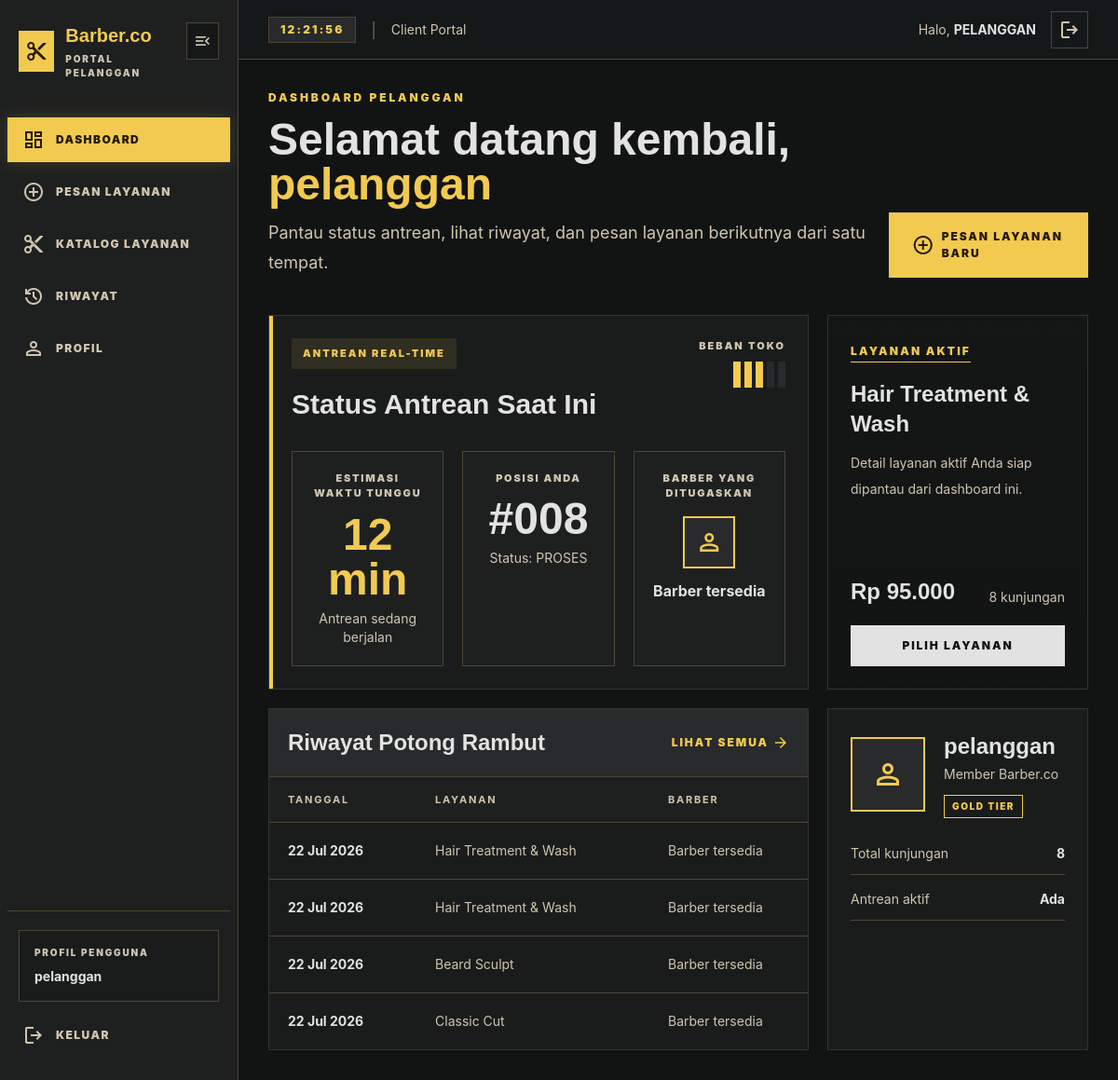
/pelanggan/dashboard.php (signed in), run on the app's committed database.
### tables this page shows
CREATE TABLE `antrian` (
  `id` int NOT NULL,
  `pelanggan_id` int NOT NULL,
  `barber_id` int DEFAULT NULL,
  `layanan_id` int NOT NULL,
  `no_antrian` int NOT NULL,
  `status_antrian` varchar(50) NOT NULL DEFAULT 'menunggu',
  `waktu_dibuat` datetime NOT NULL DEFAULT CURRENT_TIMESTAMP,
  `tanggal` date NOT NULL
);

CREATE TABLE `layanan` (
  `id` int NOT NULL,
  `nama_layanan` varchar(255) NOT NULL,
  `deskripsi` varchar(255) DEFAULT NULL,
  `harga` int NOT NULL,
  `durasi` int NOT NULL DEFAULT '30'
);

### pelanggan/_bootstrap.php (called while the page is built, shortened)
<?php
require_once '../config/database.php';
$user_id  = $_SESSION['id_user'] ?? $_SESSION['user_id'] ?? $_SESSION['id'] ?? null;
$username = $_SESSION['username'] ?? $_SESSION['nama'] ?? 'Pelanggan';
function getExistingCol($conn, $table, $candidates) {
    $res = @mysqli_query($conn, "SHOW COLUMNS FROM `$table`");
    $cols = [];
    while ($r = mysqli_fetch_assoc($res)) {
        $cols[] = strtolower($r['Field']);
    }
    foreach ($candidates as $cand) {
        if (in_array(strtolower($cand), $cols)) return $cand;
    }
    return null;
}
$pk_antrian    = getExistingCol($conn, 'antrian', ['id_antrian', 'id', 'antrian_id']);
$col_a_user    = getExistingCol($conn, 'antrian', ['id_pelanggan', 'id_user', 'user_id', 'pelanggan_id', 'id_customer', 'id_pemesan', 'id_klien', 'id_member', 'user']);
$col_a_barber  = getExistingCol($conn, 'antrian', ['id_barber', 'barber_id', 'id_kapster', 'id_pegawai', 'id_karyawan', 'id_staff']);
$col_a_layanan = getExistingCol($conn, 'antrian', ['id_layanan', 'layanan_id', 'id_service', 'service_id']);
$col_a_no      = getExistingCol($conn, 'antrian', ['no_antrian', 'nomor_antrian', 'queue_no', 'no_antri', 'nomor']);
$col_a_tgl     = getExistingCol($conn, 'antrian', ['tanggal', 'tgl', 'created_at', 'date', 'tgl_antrian']);
$col_a_status  = getExistingCol($conn, 'antrian', ['status', 'status_antrian', 'stts']);
$pk_users       = getExistingCol($conn, 'users', ['id_user', 'user_id', 'id']);
$col_u_name     = getExistingCol($conn, 'users', ['nama', 'username', 'nama_lengkap', 'name']);
$pk_layanan     = getExistingCol($conn, 'layanan', ['id_layanan', 'layanan_id', 'id']);
$col_l_nama     = getExistingCol($conn, 'layanan', ['nama_layanan', 'nama', 'layanan']);
$col_l_harga    = getExistingCol($conn, 'layanan', ['harga', 'price']);
$col_l_durasi   = getExistingCol($conn, 'layanan', ['durasi', 'duration', 'estimasi_durasi']);
$pk_barber      = getExistingCol($conn, 'barber', ['id_barber', 'barber_id', 'id']);
$col_b_nama     = getExistingCol($conn, 'barber', ['nama', 'nama_barber', 'name']);
if (!empty($col_a_user)) {
    $select_fields = ["a.*"];
    $joins = [];
    if (!empty($col_a_barber) && !empty($pk_users) && !empty($col_u_name)) {
        $select_fields[] = "u.`$col_u_name` as nama_barber";
        $joins[] = "LEFT JOIN users u ON a.`$col_a_barber` = u.`$pk_users`";
    }
    if (!empty($col_a_layanan) && !empty($pk_layanan) && !empty($col_l_nama)) {
        $select_fields[] = "l.`$col_l_nama` as nama_layanan";
        if (!empty($col_l_harga)) {
            $select_fields[] = "l.`$col_l_harga` as harga_layanan";
        }
        $joins[] = "LEFT JOIN layanan l ON a.`$col_a_layanan` = l.`$pk_layanan`";
    }
    $sql_active = "SELECT " . implode(", ", $select_fields) . " FROM antrian a " . implode(" ", $joins) . " WHERE a.`$col_a_user` = '$user_id' " . (!empty($col_a_status) ? "AND LOWER(a.`$col_a_status`) IN ('menunggu', 'proses', 'diproses', 'ready')" : "") . " " . (!empty($pk_antrian) ? "ORDER BY a.`$pk_antrian` DESC" : "") . " LIMIT 1";
    $res_active = @mysqli_query($conn, $sql_active);
    if ($res_active && mysqli_num_rows($res_active) > 0) {
        $active_queue = mysqli_fetch_assoc($res_active);
    }
}
$history_queues = [];
if (!empty($col_a_user)) {
    $select_fields = ["a.*"];
    $joins = [];
    if (!empty($col_a_barber) && !empty($pk_barber) && !empty($col_b_nama)) {
        $select_fields[] = "b.`$col_b_nama` as nama_barber";
        $joins[] = "LEFT JOIN barber b ON a.`$col_a_barber` = b.`$pk_barber`";
    }
    if (!empty($col_a_layanan) && !empty($pk_layanan) && !empty($col_l_nama)) {
        $select_fields[] = "l.`$col_l_nama` as nama_layanan";
        if (!empty($col_l_durasi)) {
            $select_fields[] = "l.`$col_l_durasi` as durasi_layanan";
        }
        $joins[] = "LEFT JOIN layanan l ON a.`$col_a_layanan` = l.`$pk_layanan`";
    }
    if (!empty($pk_antrian)) {
        $select_fields[] = "t.id AS transaksi_id, t.status_pembayaran";
        $joins[] = "LEFT JOIN transaksi t ON t.antrian_id = a.`$pk_antrian`";
    }
    $sql_history = "SELECT " . implode(", ", $select_fields) . " FROM antrian a " . implode(" ", $joins) . " WHERE a.`$col_a_user` = '$user_id' " . (!empty($pk_antrian) ? "ORDER BY a.`$pk_antrian` DESC" : "");
    $res_hist = @mysqli_query($conn, $sql_history);
    if ($res_hist) {
        while ($r = mysqli_fetch_assoc($res_hist)) {
            $history_queues[] = $r;
        }
    }
}

### pelanggan/dashboard.php (the view, shortened to what this page needs)
<?php
include '_bootstrap.php';
include '_chrome.php';
$queueNoValue = $active_queue && $col_a_no && isset($active_queue[$col_a_no]) ? $active_queue[$col_a_no] : null;
$queueNo = $queueNoValue !== null ? str_pad((string) $queueNoValue, 3, '0', STR_PAD_LEFT) : '---';
$queueStatus = $active_queue && $col_a_status && isset($active_queue[$col_a_status]) ? strtoupper((string) $active_queue[$col_a_status]) : 'BELUM ADA';
$serviceName = $active_queue['nama_layanan'] ?? 'Belum memilih layanan';
$barberName = $active_queue['nama_barber'] ?? 'Barber tersedia';
$priceLabel = isset($active_queue['harga_layanan']) ? 'Rp ' . number_format((int) $active_queue['harga_layanan'], 0, ',', '.') : 'Menunggu detail';
$waitEstimate = $active_queue ? '12 min' : '0 min';
$shopLoad = $active_queue ? 3 : 1;
$recentHistory = array_slice($history_queues, 0, 4);
?>
<!DOCTYPE html>
<html class="dark" lang="id">
<head>
</head>
<body class="min-h-screen">
    <main data-pelanggan-main class="min-h-screen transition-[margin] duration-200 md:ml-64">
        <div class="mx-auto w-full max-w-[1440px] space-y-10 p-5 pb-28 md:p-8">
            <section class="flex flex-col justify-between gap-6 md:flex-row md:items-end">
                <div>
                    <p class="text-[12px] font-black uppercase tracking-[0.24em] text-primary">Dashboard Pelanggan</p>
                    <h1 class="mt-3 font-display text-4xl font-black text-on-surface md:text-5xl">Selamat datang kembali, <span class="text-primary"><?= htmlspecialchars($username); ?></span></h1>
                    <p class="mt-3 text-lg leading-8 text-on-muted">Pantau status antrean, lihat riwayat, dan pesan layanan berikutnya dari satu tempat.</p>
                </div>
                <a href="ambil_antrian.php" class="inline-flex items-center justify-center gap-2 border border-primary bg-primary px-6 py-4 text-[12px] font-black uppercase tracking-[0.16em] text-on-primary transition hover:bg-transparent hover:text-primary">
                    <span class="material-symbols-outlined">add_circle</span>
                    Pesan Layanan Baru
                </a>
            </section>
            <section class="grid grid-cols-1 gap-5 lg:grid-cols-12">
                <article class="customer-card relative overflow-hidden p-6 lg:col-span-8">
                    <div class="absolute left-0 top-0 h-full w-1 bg-primary"></div>
                    <div class="flex flex-col justify-between gap-6 sm:flex-row sm:items-start">
                        <div>
                            <span class="inline-flex bg-primary/10 px-3 py-2 text-[11px] font-black uppercase tracking-[0.18em] text-primary">Antrean Real-Time</span>
                            <h2 class="mt-5 font-display text-3xl font-black text-on-surface">Status Antrean Saat Ini</h2>
                        </div>
                        <div class="sm:text-right">
                            <p class="text-[11px] font-black uppercase tracking-[0.18em] text-on-muted">Beban Toko</p>
                            <div class="mt-2 flex gap-1 sm:justify-end">
                                <?php for ($i = 1; $i <= 5; $i++): ?>
                                    <span class="h-7 w-2 <?= $i <= $shopLoad ? 'bg-primary' : 'bg-surface-high'; ?>"></span>
                                <?php endfor; ?>
                            </div>
                        </div>
                    </div>
                    <div class="mt-8 grid gap-5 md:grid-cols-3">
                        <div class="border border-outline bg-surface-panel p-5 text-center">
                            <p class="text-[11px] font-black uppercase tracking-[0.16em] text-on-muted">Estimasi Waktu Tunggu</p>
                            <div class="mt-3 font-display text-5xl font-black text-primary"><?= htmlspecialchars($waitEstimate); ?></div>
                            <p class="mt-2 text-sm text-on-muted"><?= $active_queue ? 'Antrean sedang berjalan' : 'Tidak ada antrean aktif'; ?></p>
                        </div>
                        <div class="border border-outline bg-surface-panel p-5 text-center">
                            <p class="text-[11px] font-black uppercase tracking-[0.16em] text-on-muted">Posisi Anda</p>
                            <div class="mt-3 font-display text-5xl font-black text-on-surface">#<?= htmlspecialchars($queueNo); ?></div>
                            <p class="mt-2 text-sm text-on-muted">Status: <?= htmlspecialchars($queueStatus); ?></p>
                        </div>
                        <div class="border border-outline bg-surface-panel p-5 text-center">
                            <p class="text-[11px] font-black uppercase tracking-[0.16em] text-on-muted">Barber yang Ditugaskan</p>
                            <div class="mx-auto mt-4 flex h-14 w-14 items-center justify-center border-2 border-primary bg-surface-high">
                                <span class="material-symbols-outlined text-3xl text-primary">person</span>
                            </div>
                            <p class="mt-3 font-bold text-on-surface"><?= htmlspecialchars($barberName); ?></p>
                        </div>
                    </div>
                </article>
                <article class="customer-card flex min-h-[300px] flex-col justify-between overflow-hidden bg-cover bg-center p-6 lg:col-span-4" style="background-image: linear-gradient(to bottom, rgba(18, 20, 20, 0.7), rgba(18, 20, 20, 0.96)), url('https://images.unsplash.com/photo-1605497788044-5a32c7078486?auto=format&fit=crop&w=900&q=80')">
                    <div>
                        <span class="border-b border-primary pb-1 text-[12px] font-black uppercase tracking-[0.18em] text-primary">Layanan Aktif</span>
                        <h2 class="mt-5 font-display text-2xl font-black text-on-surface"><?= htmlspecialchars($serviceName); ?></h2>
                        <p class="mt-3 text-sm leading-7 text-on-muted"><?= $active_queue ? 'Detail layanan aktif Anda siap dipantau dari dashboard ini.' : 'Belum ada antrean aktif. Pilih layanan untuk mulai booking.'; ?></p>
                    </div>
                    <div class="mt-8">
                        <div class="mb-5 flex items-end justify-between gap-4">
                            <span class="font-display text-2xl font-black text-on-surface"><?= htmlspecialchars($priceLabel); ?></span>
                            <span class="text-sm text-on-muted"><?= count($history_queues); ?> kunjungan</span>
                        </div>
                        <a href="ambil_antrian.php" class="block w-full border border-on-surface bg-on-surface py-3 text-center text-[12px] font-black uppercase tracking-[0.16em] text-background transition hover:border-primary hover:bg-primary hover:text-on-primary">Pilih Layanan</a>
                    </div>
                </article>
                <article class="customer-card overflow-hidden lg:col-span-8">
                    <div class="flex items-center justify-between border-b border-outline bg-surface-high p-5">
                        <h2 class="font-display text-2xl font-black text-on-surface">Riwayat Potong Rambut</h2>
                        <a href="riwayat.php" class="inline-flex items-center gap-1 text-[12px] font-black uppercase tracking-[0.16em] text-primary hover:underline">
                            Lihat Semua <span class="material-symbols-outlined text-[18px]">arrow_forward</span>
                        </a>
                    </div>
                    <div class="overflow-x-auto customer-scroll">
                        <table class="w-full min-w-[720px] text-left">
                            <thead class="border-b border-outline bg-surface-panel text-[11px] font-black uppercase tracking-[0.16em] text-on-muted">
                                <tr>
                                    <th class="px-5 py-4">Tanggal</th>
                                    <th class="px-5 py-4">Layanan</th>
                                    <th class="px-5 py-4">Barber</th>
                                </tr>
                            </thead>
                            <tbody class="divide-y divide-outline text-sm">
                                <?php if ($recentHistory): ?>
                                    <?php foreach ($recentHistory as $item): ?>
                                        <?php
                                            $hDate = ($col_a_tgl && isset($item[$col_a_tgl])) ? date('d M Y', strtotime($item[$col_a_tgl])) : date('d M Y');
                                        ?>
                                        <tr class="transition hover:bg-surface-panel">
                                            <td class="px-5 py-5 font-bold text-on-surface"><?= htmlspecialchars($hDate); ?></td>
                                            <td class="px-5 py-5 text-on-muted"><?= htmlspecialchars($item['nama_layanan'] ?? 'Layanan'); ?></td>
                                            <td class="px-5 py-5 text-on-muted"><?= htmlspecialchars($item['nama_barber'] ?? 'Barber tersedia'); ?></td>
                                        </tr>
                                    <?php endforeach; ?>
                                <?php else: ?>
                                    <tr>
                                        <td colspan="4" class="px-5 py-8 text-center text-on-muted">Belum ada riwayat kunjungan.</td>
                                    </tr>
                                <?php endif; ?>
                            </tbody>
                        </table>
                    </div>
                </article>
                <article class="customer-card p-6 lg:col-span-4">
                    <div class="flex items-center gap-5">
                        <div class="flex h-20 w-20 items-center justify-center border-2 border-primary bg-surface-high overflow-hidden">
                            <?php if (!empty($_SESSION['avatar']) && file_exists(__DIR__ . '/../uploads/avatars/' . $_SESSION['avatar'])): ?>
                                <img src="../uploads/avatars/<?= htmlspecialchars($_SESSION['avatar']) ?>" class="w-full h-full object-cover">
                            <?php else: ?>
                                <span class="material-symbols-outlined text-4xl text-primary">person</span>
                            <?php endif; ?>
                        </div>
                        <div>
                            <h2 class="font-display text-2xl font-black text-on-surface"><?= htmlspecialchars($username); ?></h2>
                            <p class="mt-1 text-sm text-on-muted">Member Barber.co</p>
                            <span class="mt-3 inline-flex border border-primary px-2 py-1 text-[10px] font-black uppercase tracking-[0.16em] text-primary">Gold Tier</span>
                        </div>
                    </div>
                    <dl class="mt-7 space-y-4 text-sm">
                        <div class="flex justify-between border-b border-outline pb-3">
                            <dt class="text-on-muted">Total kunjungan</dt>
                            <dd class="font-bold text-on-surface"><?= count($history_queues); ?></dd>
                        </div>
                        <div class="flex justify-between border-b border-outline pb-3">
                            <dt class="text-on-muted">Antrean aktif</dt>
                            <dd class="font-bold text-on-surface"><?= $active_queue ? 'Ada' : 'Tidak ada'; ?></dd>
                        </div>
                    </dl>
                </article>
            </section>
        </div>
    </main>
</body>
</html>

### data on the page
antrian: no_antrian "008", status_antrian "PROSES", layanan.nama_layanan "Hair Treatment & Wash", layanan.harga "Rp 95.000", tanggal "22 Jul 2026", nama_barber "Barber tersedia"
antrian: tanggal "22 Jul 2026", layanan.nama_layanan "Hair Treatment & Wash", nama_barber "Barber tersedia"
antrian: tanggal "22 Jul 2026", layanan.nama_layanan "Beard Sculpt", nama_barber "Barber tersedia"
antrian: tanggal "22 Jul 2026", layanan.nama_layanan "Classic Cut", nama_barber "Barber tersedia"

### other printed values
$label "DASHBOARD"
$label "PESAN LAYANAN"
$label "KATALOG LAYANAN"
$label "RIWAYAT"
$label "PROFIL"
$GLOBALS['username'] "pelanggan"
$subtitle "Client Portal"
$GLOBALS['username'] "PELANGGAN"
$username "pelanggan"
$waitEstimate "12 min"
$barberName "Barber tersedia"
count($history_queues) "8"
